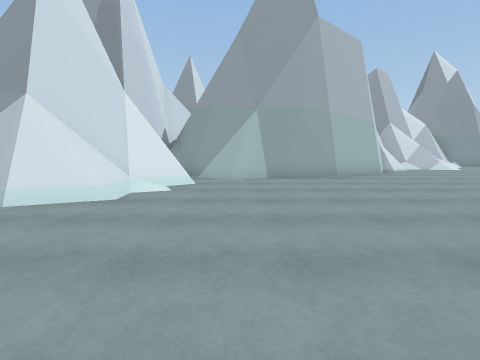
[1] (above)

21 first-person views from a walk through a scene from a Unity 3-D project. The camera is 1.3 m above the floor, tilts 6° down and sees 85° across. The floor is counted in squares, 1.8 m on a side. Each view is taken from the middle of a square. On the plan, view 1 faces up. The plan holds only what a view shows up to about 9 squares ahead; the rest is blank. The place goes on beyond the plan. The player is left out.

[2]
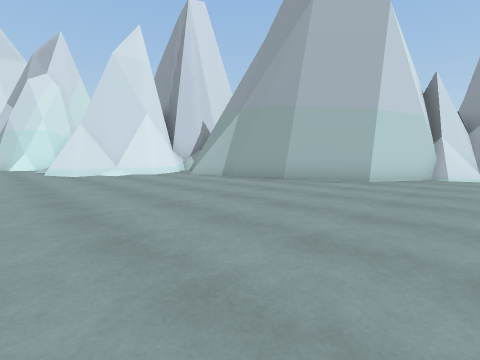

[3]
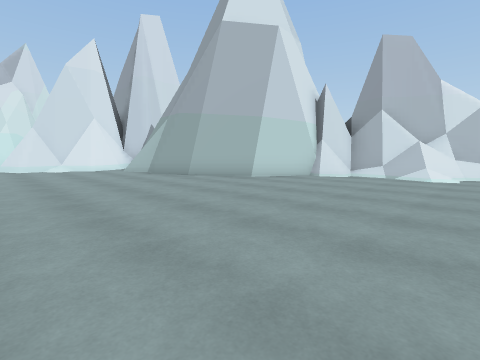

[4]
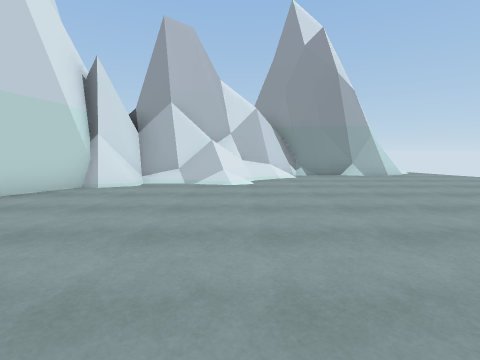

[5]
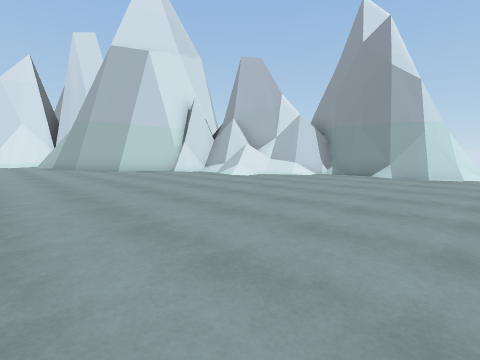

[6]
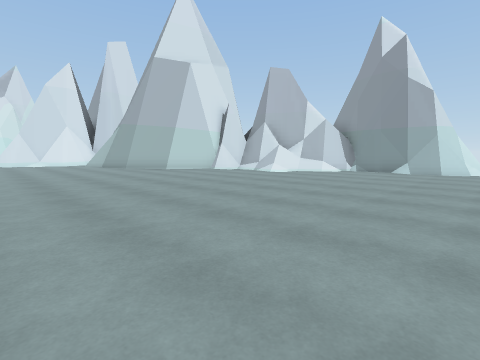

[7]
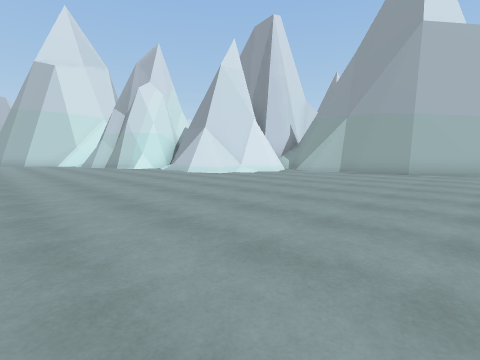

[8]
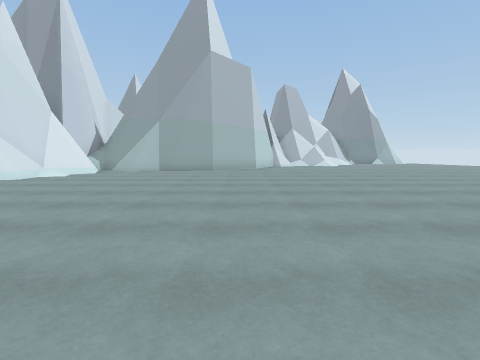

[9]
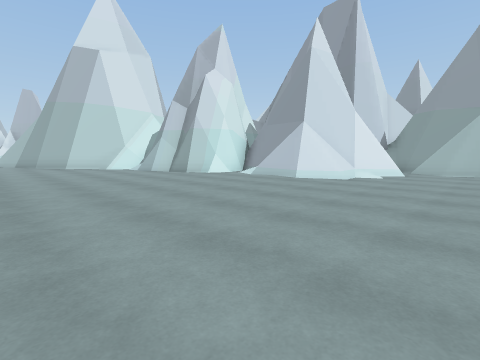

[10]
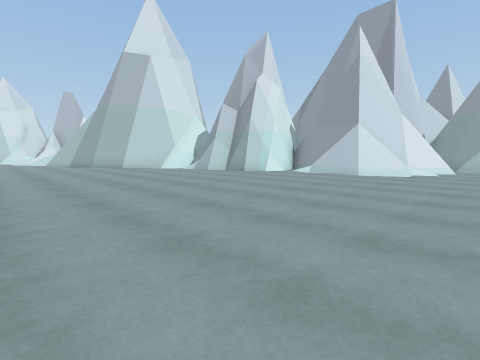

[11]
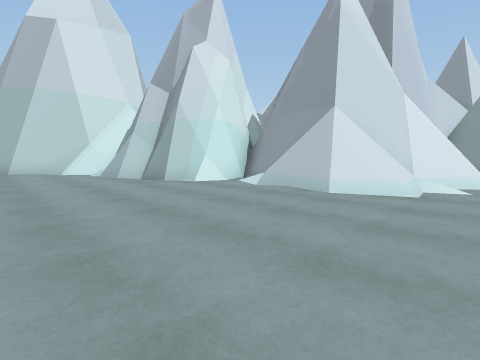

[12]
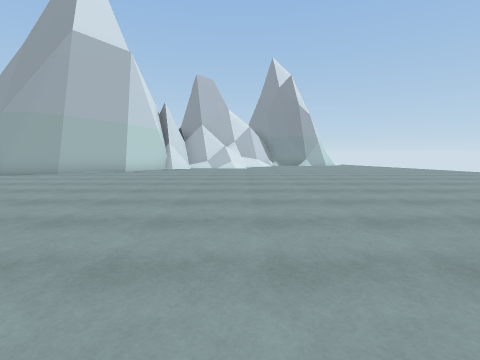

[13]
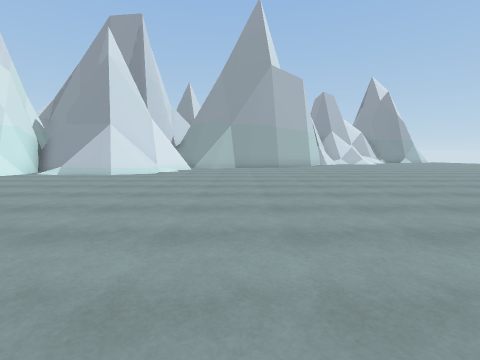

[14]
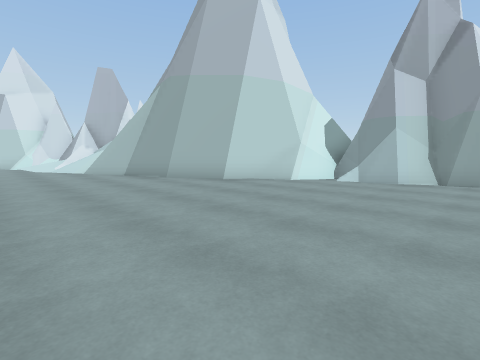

[15]
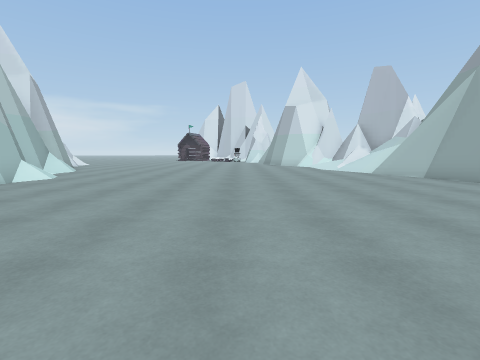

[16]
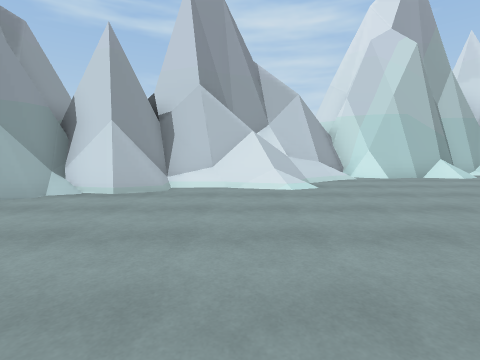

[17]
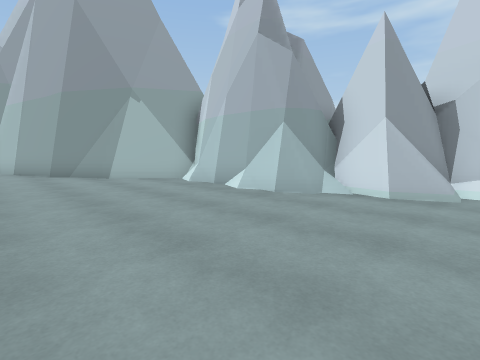

[18]
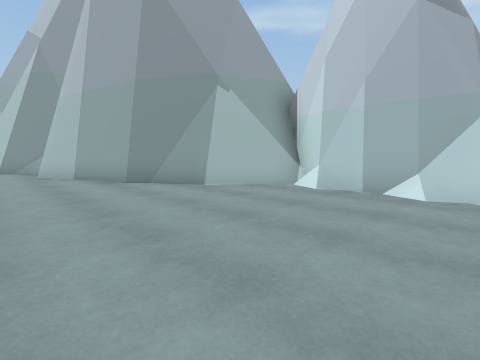

[19]
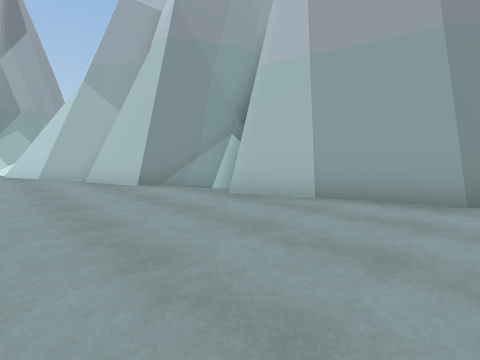

[20]
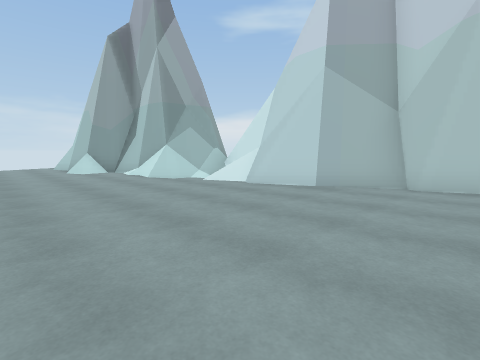

[21]
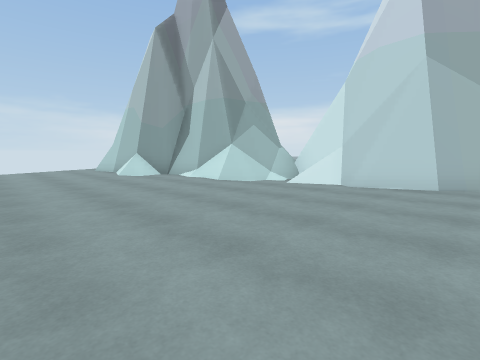

### Floor plan
Key: @ floor where view 1 was taken; # wall or solid block; . floor; / step, stairs or slope; = window, fence, low wall or low ledge; ^ raised ledge.
Columns run from 17 left of view 1 to 15 right of it. Each row starts with its distance up from view 1.
 15                                #
 14                           ^#####.
 13                         ##=#..=..
 12                        ###//.....
 11                       ##///......
 10                       #..........
  9                #    ###..........
  8                ######............
  7                #=#...............
  6               ##=................
  5           #####/.................
  4       #   #=###/.................
  3      ######......................
  2      #####.......................
  1      #=..........................
  0 #  ###...........@...............
 -1 ####.............................
 -2 ##.............................=#
 -3 ...........................##//##
 -4 .........................########
 -5 .......................####
 -6 ....................####
 -7 ..................###
 -8 .................##
 -9 ............######
-10 ......./..###  ###
-11 ......./#####    #
-12 .....///###
-13 ..#######
-14 ###  #

Positions as (right, up) in squares from view 1, and headings:
1: (0, 0), facing up
2: (7, 2), facing up-left
3: (10, 3), facing up-left
4: (9, 5), facing up
5: (15, 5), facing up-left
6: (15, 3), facing up-left
7: (5, -2), facing up-left
8: (4, -3), facing up
9: (1, -3), facing up-left
10: (0, -5), facing up-left
11: (-1, -1), facing up-left
12: (9, -1), facing up
13: (1, -5), facing up
14: (-7, -5), facing up-left
15: (-8, -7), facing left
16: (-9, -5), facing down
17: (-8, -5), facing down-right
18: (-5, -4), facing down-right
19: (1, -2), facing down-right
20: (7, 2), facing down-right
21: (9, 3), facing down-right
